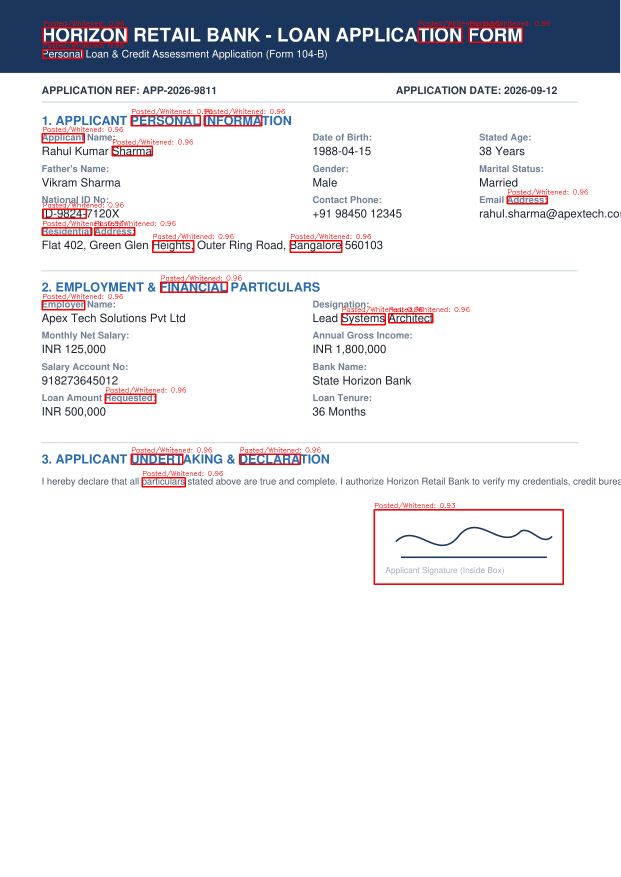
#> input picture data/evidence/doc_cb732e1ab7ef_p1_bg.png, 1241 x 1754 px (shown at 1/2 size)
$ python -i signature.py   (imports and definitions only)
#> lines starting #> are read from the running program, lines starting #| are printed output that depends on the picture; after the words box and inside, x2 and y2 are one past the last pixel; in counts of white or black regions, pixels touching at a corner belong together
import cv2
import numpy as np
from typing import List, Dict, Any, Optional, Tuple

def extract_signature_regions(image_path: str) -> List[Dict[str, Any]]:
    """
    Locates potential signature regions based on cursive stroke density,
    aspect ratio, and placement in the document.
    """
    img = cv2.imread(image_path)
#> img is the input picture: shape (1754, 1241, 3); mean B, G, R 235.9, 232.2, 232.7
    if img is None:
        return []
    h, w, _ = img.shape
#> h = 1754; w = 1241
    gray = cv2.cvtColor(img, cv2.COLOR_BGR2GRAY)
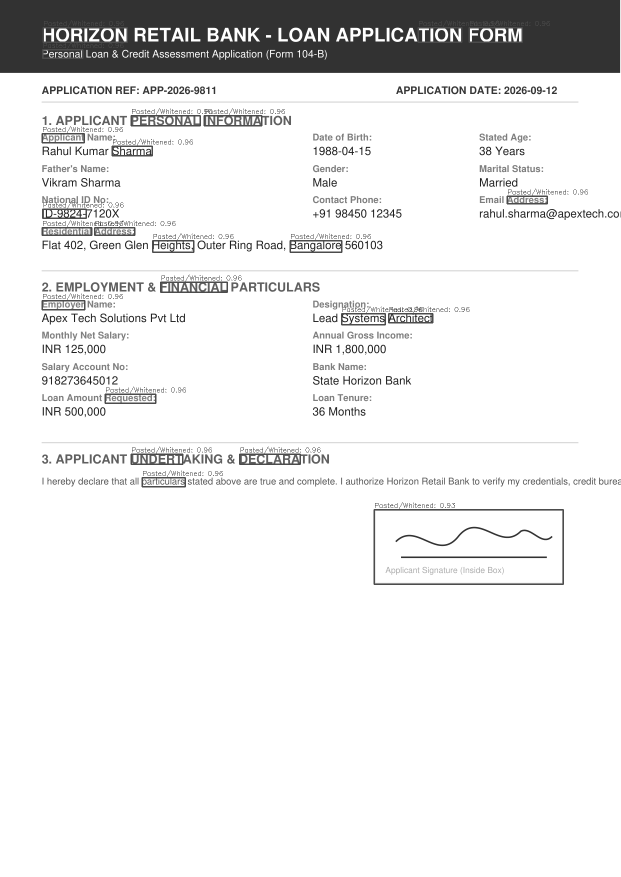
#> gray: shape (1754, 1241) (shown at 1/2 size); min 31, max 255, mean 232.8

    # Signatures usually in bottom 60% of document
    y_start = int(h * 0.40)
#> y_start = 701
    sub_gray = gray[y_start:, :]
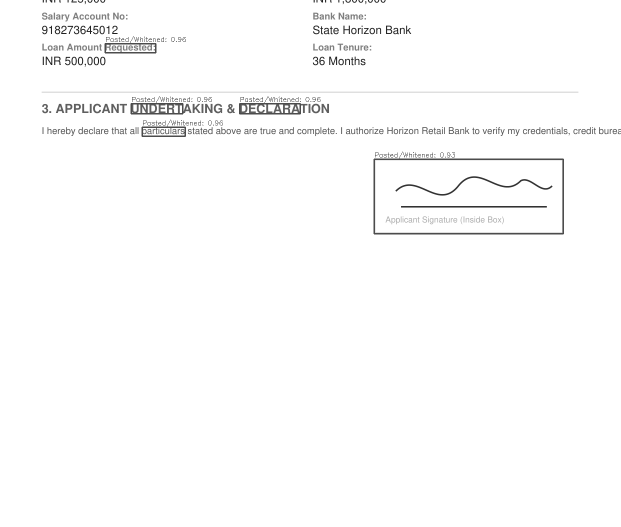
#> sub_gray: shape (1053, 1241) (shown at 1/2 size); min 31, max 255, mean 251.4

    # Adaptive threshold to isolate pen strokes
    thresh = cv2.adaptiveThreshold(sub_gray, 255, cv2.ADAPTIVE_THRESH_GAUSSIAN_C, cv2.THRESH_BINARY_INV, 15, 8)
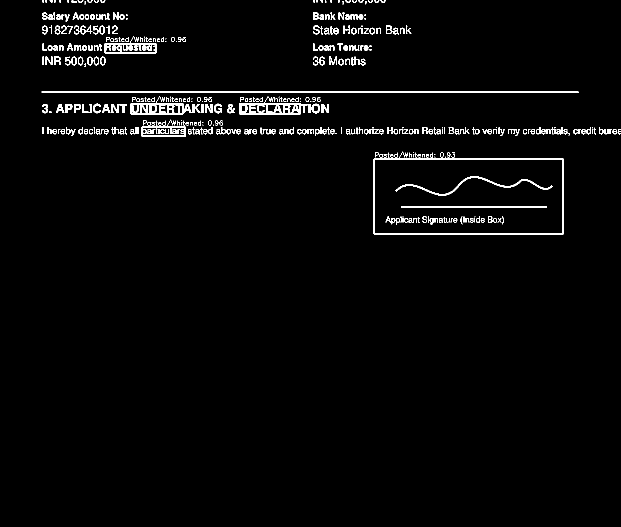
#> thresh: shape (1053, 1241) (shown at 1/2 size); 2.3% white; 416 white regions (81 under 20 px), largest, box (x1, y1, x2, y2) and area: (747, 303, 1128, 469) 3172, (83, 183, 1157, 186) 2154, (478, 192, 615, 229) 1847

    # Connect pen strokes
    kernel = cv2.getStructuringElement(cv2.MORPH_RECT, (12, 4))
    dilated = cv2.dilate(thresh, kernel, iterations=2)
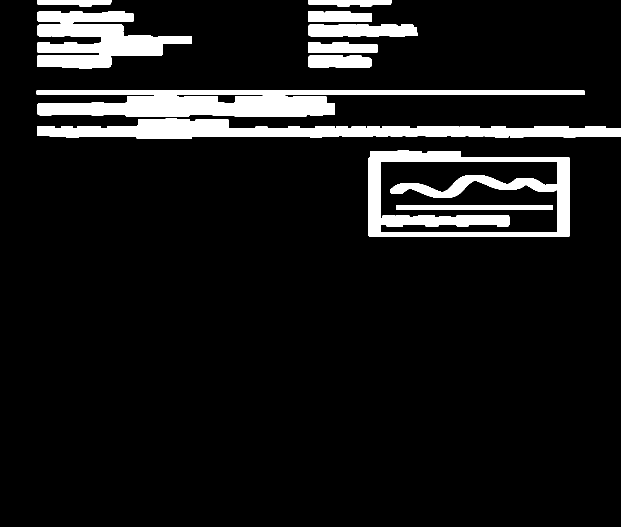
#> dilated: shape (1053, 1241) (shown at 1/2 size); 9.3% white; 13 white regions

    contours, _ = cv2.findContours(dilated, cv2.RETR_EXTERNAL, cv2.CHAIN_APPROX_SIMPLE)
#> contours = 12 contours; largest, box (x1, y1, x2, y2) and area: (737, 301, 1140, 473) 65319, (75, 237, 1241, 278) 25020, (74, 190, 670, 233) 19786, (74, 49, 384, 138) 15134, (73, 181, 1169, 190) 7714
    candidates = []

    for cnt in contours:
        x, y, bw, bh = cv2.boundingRect(cnt)
        actual_y = y_start + y

        # Check aspect ratio (signatures are typically horizontal, w > h)
        aspect = float(bw) / max(bh, 1.0)
        area = bw * bh

        if 80 < bw < 350 and 20 < bh < 130 and 1.4 < aspect < 6.0 and area > 2000:
            roi_strokes = thresh[y:y+bh, x:x+bw]
            stroke_ratio = np.sum(roi_strokes > 0) / float(area)

            # Cursive signatures have stroke density between 0.05 and 0.35
            if 0.05 < stroke_ratio < 0.38:
                candidates.append({
                    "bbox": (x, actual_y, bw, bh),
                    "stroke_ratio": stroke_ratio,
                    "crop": img[actual_y:actual_y+bh, x:x+bw]
                })
#> this loop made 12 passes
#> (x, y, bw, bh, actual_y, aspect, area, stroke_ratio) on passes 5, 8: (616, 111, 127, 24, 812, 5.29, 3048, 0.213), (74, 49, 310, 89, 750, 3.48, 27590, 0.147)
#> (x, y, bw, bh, actual_y, aspect, area) on passes 1, 2, 3, 4, 6, 7: (737, 301, 403, 172, 1002, 2.34, 69316), (75, 237, 1166, 41, 938, 28.44, 47806), (74, 190, 596, 43, 891, 13.86, 25628), (73, 181, 1096, 9, 882, 121.8, 9864), (616, 85, 139, 21, 786, 6.62, 2919), (616, 49, 219, 24, 750, 9.12, 5256)
#> after the loop, candidates = 2 items

    return candidates

# [76 lines left out: functions check_pasted_signature_edges, compare_signatures, not called in this run]

>>> result = extract_signature_regions('../../../data/evidence/doc_cb732e1ab7ef_p1_bg.png')
#> result = 2 items
